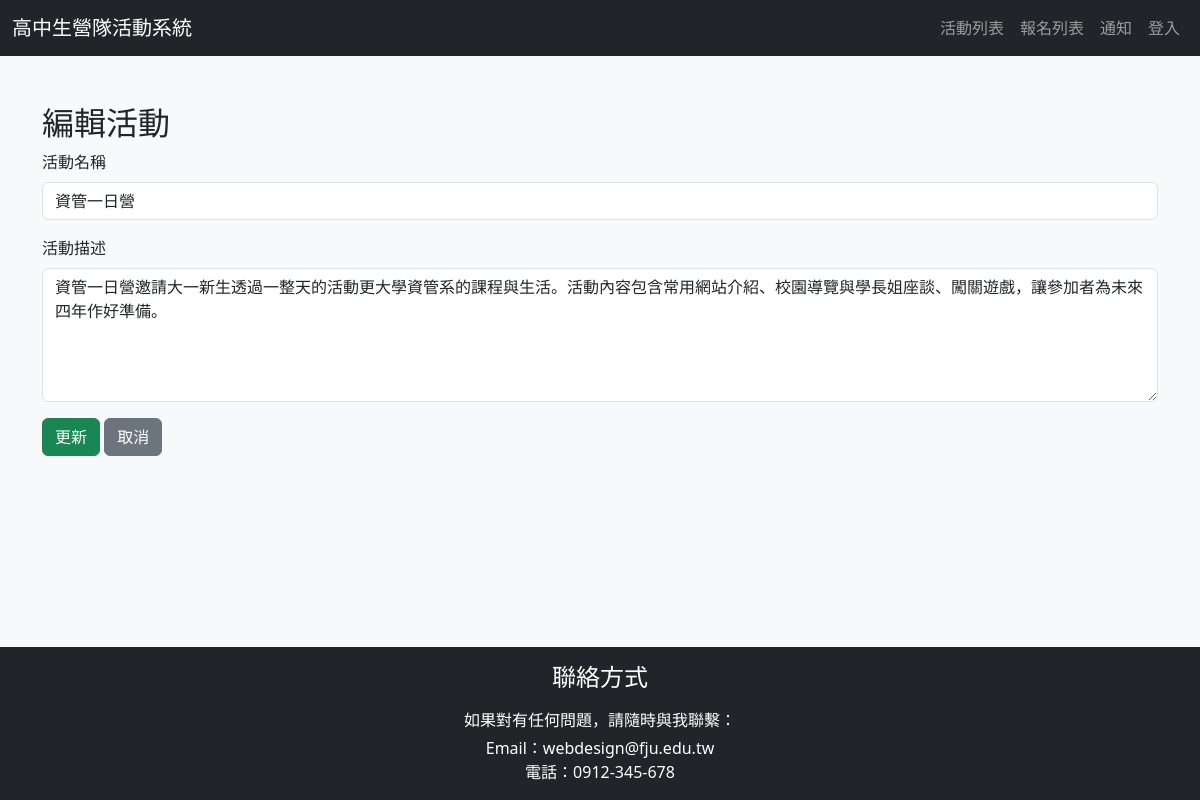
The page /trash2.php?postid=2 on the database its author committed.
### tables this page shows
CREATE TABLE `event` (
  `id` int(10) UNSIGNED NOT NULL,
  `name` varchar(30) NOT NULL,
  `description` varchar(255) NOT NULL
);

### trash2.php (the view, shortened to what this page needs)
<?php
include "header.php";
$servername = "localhost:3307";
$dbname = "practice";
$username = "root";
$conn = new mysqli($servername, $username, "", $dbname);
$postid = $_GET['postid'] ?? null;
$stmt = $conn->prepare("SELECT * FROM event WHERE id=?");
$stmt->bind_param("i", $postid);
$stmt->execute();
$result = $stmt->get_result();
$row = $result->fetch_assoc();
?>
<div class="container my-5">
    <h2>編輯活動</h2>
    <form method="post">
        <div class="mb-3">
            <label for="name" class="form-label">活動名稱</label>
            <input type="text" class="form-control" id="name" name="name" value="<?php echo htmlspecialchars($row['name']); ?>" required>
        </div>
        <div class="mb-3">
            <label for="description" class="form-label">活動描述</label>
            <textarea class="form-control" id="description" name="description" rows="5" required><?php echo htmlspecialchars($row['description']); ?></textarea>
        </div>
        <button type="submit" class="btn btn-success">更新</button>
        <a href="index.php" class="btn btn-secondary">取消</a>
    </form>
</div>
<?php
include "footer.php";
?>

### rows shown on the page
event: name "資管一日營", description "資管一日營邀請大一新生透過一整天的活動更大學資管系的課程與生活。活動內容包含常用網站介紹、校園導覽與學長姐座談、闖關遊戲，讓參加者為未來四年作好準備。"

### other values the page prints
$login_text "登入"
